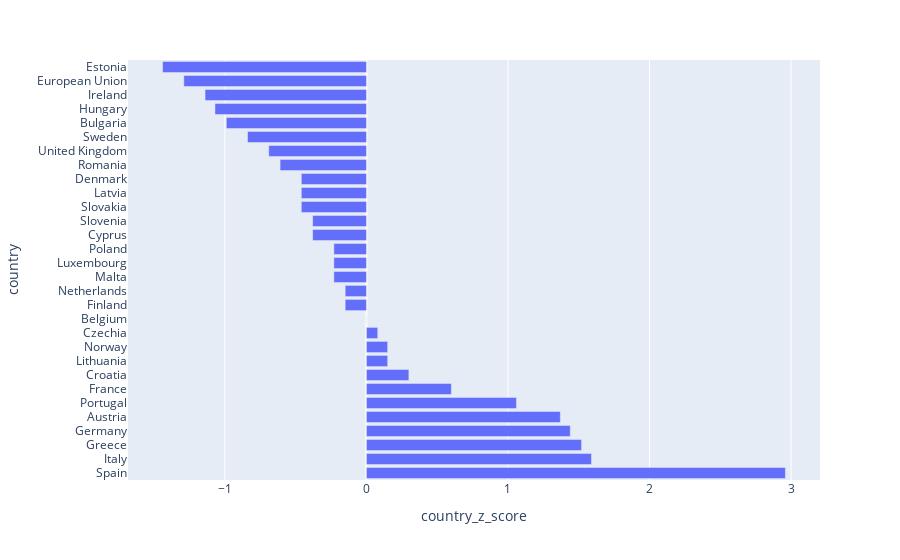
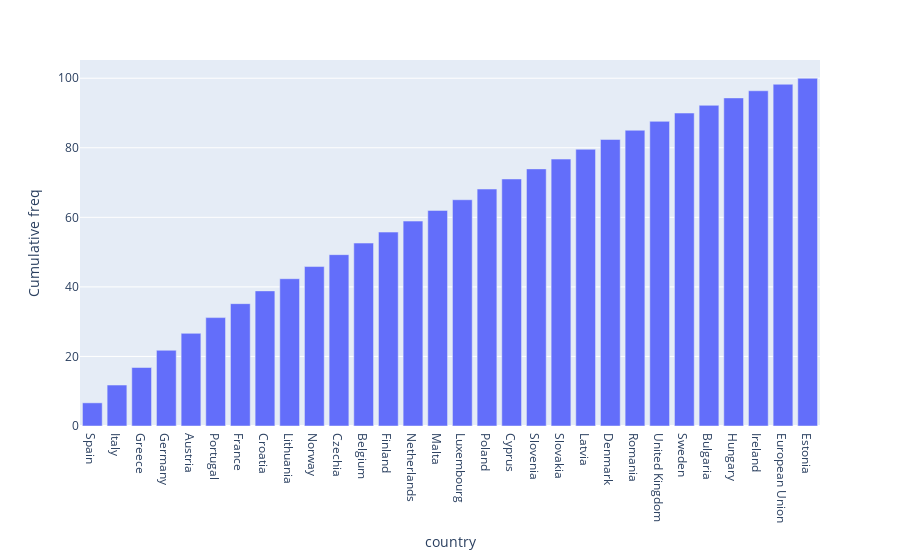
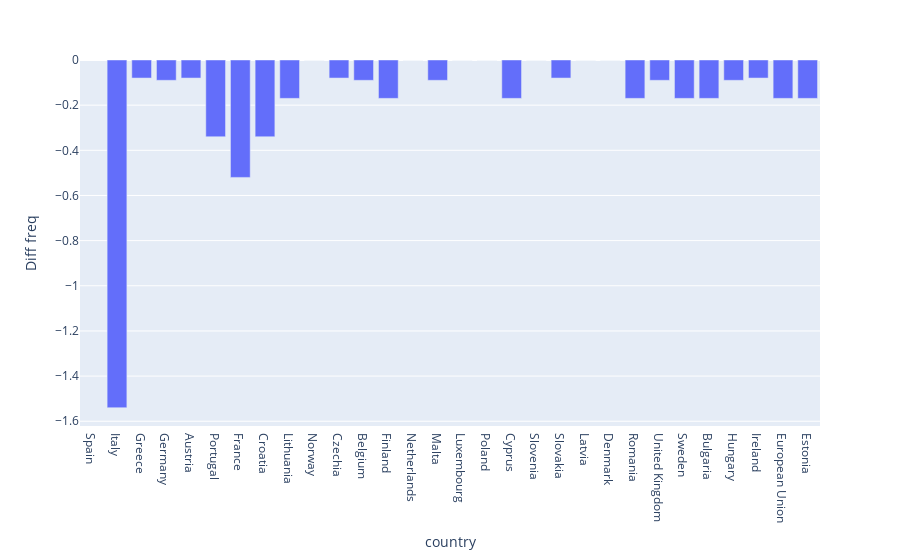
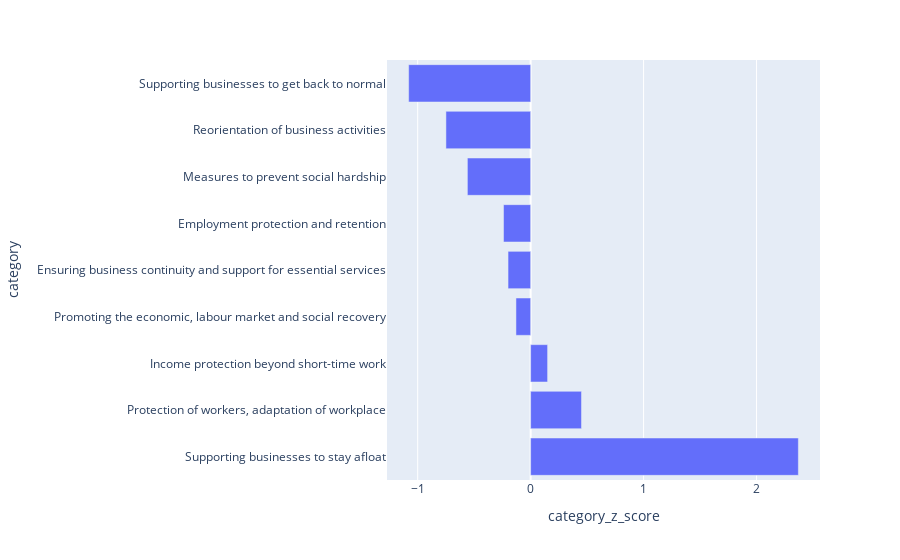

Notebook code for these charts, in order:
### Code cell
for key in eda_result.keys():
    data = eda_result[key]
    column_name = data.columns[1]
    zscore_column = data.columns[0]+'_z_score'
    cumulative_freq = 'Cumulative freq'
    diff_freq = 'Diff freq'
    data[zscore_column] = round((data[column_name]-data[column_name].mean())/data[column_name].std(),2)
    data[cumulative_freq] = data[column_name].cumsum()
    data[diff_freq] = data[column_name].diff()
    display(data)
    display(Markdown(f"Std deviation for [{key}] is [{round(data[column_name].std(),2)}]"))
    px.bar(data,x=data.columns[2],y=data.columns[0]).show()
    px.bar(data,x=data.columns[0],y=data.columns[3]).show()
    px.bar(data,x=data.columns[0],y=data.columns[4]).show()

### Figure 1 — Plotly figure (JSON) as saved in the notebook; plotly's stock layout.template omitted (floating-point values rounded to 4 significant figures)
{"data": [{"alignmentgroup": "True", "hovertemplate": "country_z_score=%{x}<br>country=%{y}<extra></extra>", "legendgroup": "", "marker": {"color": "#636efa"}, "name": "", "offsetgroup": "", "orientation": "h", "showlegend": false, "textposition": "auto", "type": "bar", "x": [2.96, 1.59, 1.52, 1.44, 1.37, 1.06, 0.6, 0.3, 0.15, 0.15, 0.08, -0.0, -0.15, -0.15, -0.23, -0.23, -0.23, -0.38, -0.38, -0.46, -0.46, -0.46, -0.61, -0.69, -0.84, -0.99, -1.07, -1.14, -1.29, -1.44], "xaxis": "x", "y": ["Spain", "Italy", "Greece", "Germany", "Austria", "Portugal", "France", "Croatia", "Lithuania", "Norway", "Czechia", "Belgium", "Finland", "Netherlands", "Malta", "Luxembourg", "Poland", "Cyprus", "Slovenia", "Slovakia", "Latvia", "Denmark", "Romania", "United Kingdom", "Sweden", "Bulgaria", "Hungary", "Ireland", "European Union", "Estonia"], "yaxis": "y"}], "layout": {"barmode": "relative", "legend": {"tracegroupgap": 0}, "margin": {"t": 60}, "xaxis": {"anchor": "y", "domain": [0.0, 1.0], "title": {"text": "country_z_score"}}, "yaxis": {"anchor": "x", "domain": [0.0, 1.0], "title": {"text": "country"}}}}

### Figure 2 — Plotly figure (JSON) as saved in the notebook; plotly's stock layout.template omitted (floating-point values rounded to 4 significant figures)
{"data": [{"alignmentgroup": "True", "hovertemplate": "country=%{x}<br>Cumulative freq=%{y}<extra></extra>", "legendgroup": "", "marker": {"color": "#636efa"}, "name": "", "offsetgroup": "", "orientation": "v", "showlegend": false, "textposition": "auto", "type": "bar", "x": ["Spain", "Italy", "Greece", "Germany", "Austria", "Portugal", "France", "Croatia", "Lithuania", "Norway", "Czechia", "Belgium", "Finland", "Netherlands", "Malta", "Luxembourg", "Poland", "Cyprus", "Slovenia", "Slovakia", "Latvia", "Denmark", "Romania", "United Kingdom", "Sweden", "Bulgaria", "Hungary", "Ireland", "European Union", "Estonia"], "xaxis": "x", "y": [6.66, 11.78, 16.82, 21.77, 26.64, 31.17, 35.18, 38.85, 42.35, 45.85, 49.27, 52.6, 55.76, 58.92, 61.99, 65.06, 68.13, 71.03, 73.93, 76.75, 79.57, 82.39, 85.04, 87.6, 89.99, 92.21, 94.34, 96.39, 98.27, 99.98], "yaxis": "y"}], "layout": {"barmode": "relative", "legend": {"tracegroupgap": 0}, "margin": {"t": 60}, "xaxis": {"anchor": "y", "domain": [0.0, 1.0], "title": {"text": "country"}}, "yaxis": {"anchor": "x", "domain": [0.0, 1.0], "title": {"text": "Cumulative freq"}}}}

### Figure 3 — Plotly figure (JSON) as saved in the notebook; plotly's stock layout.template omitted (floating-point values rounded to 4 significant figures)
{"data": [{"alignmentgroup": "True", "hovertemplate": "country=%{x}<br>Diff freq=%{y}<extra></extra>", "legendgroup": "", "marker": {"color": "#636efa"}, "name": "", "offsetgroup": "", "orientation": "v", "showlegend": false, "textposition": "auto", "type": "bar", "x": ["Spain", "Italy", "Greece", "Germany", "Austria", "Portugal", "France", "Croatia", "Lithuania", "Norway", "Czechia", "Belgium", "Finland", "Netherlands", "Malta", "Luxembourg", "Poland", "Cyprus", "Slovenia", "Slovakia", "Latvia", "Denmark", "Romania", "United Kingdom", "Sweden", "Bulgaria", "Hungary", "Ireland", "European Union", "Estonia"], "xaxis": "x", "y": [null, -1.54, -0.08, -0.09, -0.08, -0.34, -0.52, -0.34, -0.17, 0.0, -0.08, -0.09, -0.17, 0.0, -0.09, 0.0, 0.0, -0.17, 0.0, -0.08, 0.0, 0.0, -0.17, -0.09, -0.17, -0.17, -0.09, -0.08, -0.17, -0.17], "yaxis": "y"}], "layout": {"barmode": "relative", "legend": {"tracegroupgap": 0}, "margin": {"t": 60}, "xaxis": {"anchor": "y", "domain": [0.0, 1.0], "title": {"text": "country"}}, "yaxis": {"anchor": "x", "domain": [0.0, 1.0], "title": {"text": "Diff freq"}}}}

### Figure 4 — Plotly figure (JSON) as saved in the notebook; plotly's stock layout.template omitted (floating-point values rounded to 4 significant figures)
{"data": [{"alignmentgroup": "True", "hovertemplate": "category_z_score=%{x}<br>category=%{y}<extra></extra>", "legendgroup": "", "marker": {"color": "#636efa"}, "name": "", "offsetgroup": "", "orientation": "h", "showlegend": false, "textposition": "auto", "type": "bar", "x": [2.37, 0.45, 0.15, -0.13, -0.2, -0.24, -0.56, -0.75, -1.08], "xaxis": "x", "y": ["Supporting businesses to stay afloat", "Protection of workers, adaptation of workplace", "Income protection beyond short-time work", "Promoting the economic, labour market and social recovery", "Ensuring business continuity and support for essential services", "Employment protection and retention", "Measures to prevent social hardship", "Reorientation of business activities", "Supporting businesses to get back to normal"], "yaxis": "y"}], "layout": {"barmode": "relative", "legend": {"tracegroupgap": 0}, "margin": {"t": 60}, "xaxis": {"anchor": "y", "domain": [0.0, 1.0], "title": {"text": "category_z_score"}}, "yaxis": {"anchor": "x", "domain": [0.0, 1.0], "title": {"text": "category"}}}}
